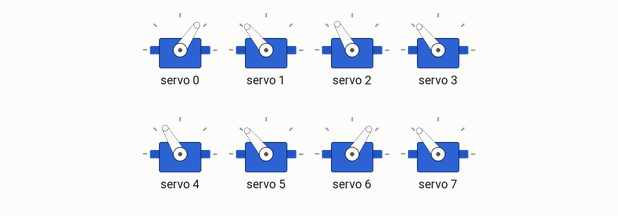
Simulated run of this program. Board: ESP32. On the bench: 8 × servo. What the program prints to the serial monitor is not drawn.

Above: at 1.1 s.
At 2.1 s:
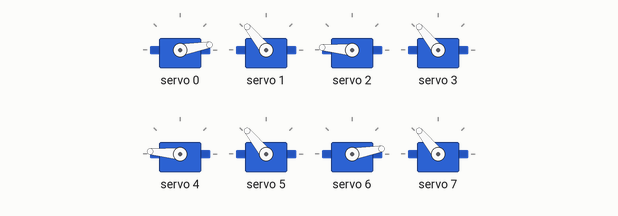
Timing chart, 0 to 3.6 s (numbered marks = the images above):
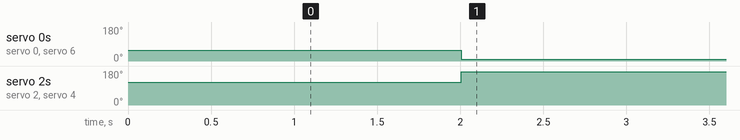

The program:

main.cpp
```cpp
#include <Wire.h>
#include <Adafruit_PWMServoDriver.h>

int pulseWidth(int angle);

Adafruit_PWMServoDriver pwm = Adafruit_PWMServoDriver();

#define MIN_PULSE_WIDTH 650
#define MAX_PULSE_WIDTH 2350
#define DEFAULT_PULSE_WIDTH 1500
#define FREQUENCY 50

uint8_t ServoCount = 0;

void setup()
{
  Serial.begin(9800);
  pwm.begin();
  pwm.setPWMFreq(FREQUENCY);
  yield();
  delay(1000);

  // init position
  pwm.setPWM(0, 0, pulseWidth(50)); //knee f left
  pwm.setPWM(1, 0, pulseWidth(130));
  pwm.setPWM(2, 0, pulseWidth(120)); //knee f right
  pwm.setPWM(3, 0, pulseWidth(130));
  pwm.setPWM(4, 0, pulseWidth(120)); //knee b left
  pwm.setPWM(5, 0, pulseWidth(130));
  pwm.setPWM(6, 0, pulseWidth(50)); //knee b right
  pwm.setPWM(7, 0, pulseWidth(130));
  Serial.println("servoDefault status: executed");
}

void loop()
{
  delay(1000);
  pwm.setPWM(0, 0, pulseWidth(0)); //knee f left
  pwm.setPWM(2, 0, pulseWidth(180)); //knee f right
  pwm.setPWM(4, 0, pulseWidth(180)); //knee b left
  pwm.setPWM(6, 0, pulseWidth(0)); //knee b right
}

int pulseWidth(int angle)
{
  int pulse_wide, analog_value;
  pulse_wide = map(angle, 0, 180, MIN_PULSE_WIDTH, MAX_PULSE_WIDTH);
  analog_value = int(float(pulse_wide) / 1000000 * FREQUENCY * 4096);
  return analog_value;
}
```

Measured:
- by itself, servo 0, servo 6: 56° → 10° at 2.0 s
- by itself, servo 2, servo 4: 120° → 175° at 2.0 s
